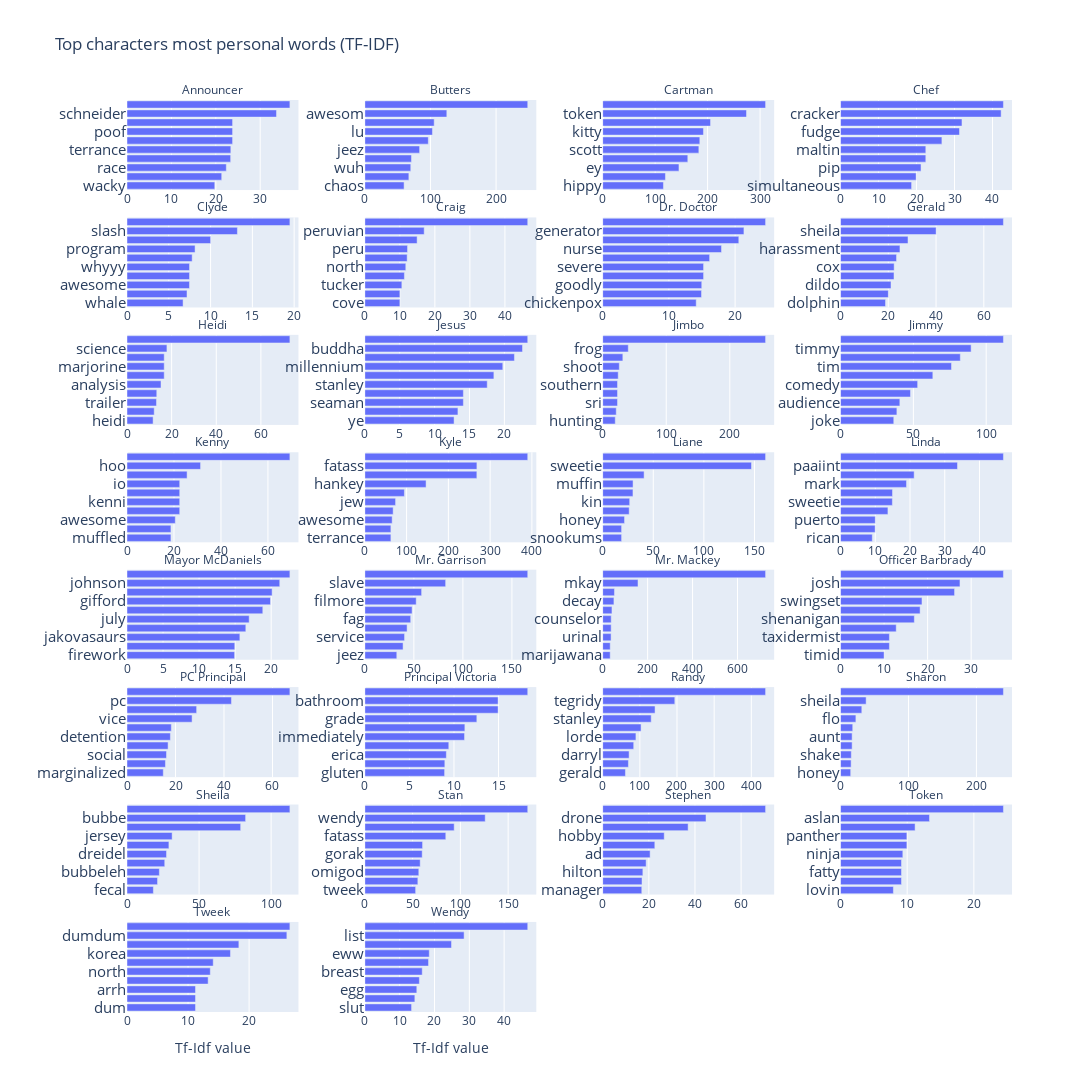

Notebook source saved alongside this figure:
### Code cell
plot_tfidf_data(tfidf_data_plot, col_wrap=4, col_spacing=0.075, height=2550, ticksize=15, width = 1450)

### Figure 1 — Plotly figure (JSON) as saved in the notebook; plotly's stock layout.template omitted (floating-point values rounded to 4 significant figures)
{"data": [{"alignmentgroup": "True", "hovertemplate": "speaker=Announcer<br>Tf-Idf value=%{x}<br>=%{y}<extra></extra>", "legendgroup": "", "marker": {"color": "#636efa", "pattern": {"shape": ""}}, "name": "", "offsetgroup": "", "orientation": "h", "showlegend": false, "textposition": "auto", "type": "bar", "x": [19.77, 21.33, 22.37, 23.35, 23.39, 23.78, 23.78, 23.78, 33.67, 36.69], "xaxis": "x29", "y": ["wacky", "coin", "race", "passenger", "terrance", "cheesy", "poof", "rob", "schneider", "derp"], "yaxis": "y29"}, {"alignmentgroup": "True", "hovertemplate": "speaker=Butters<br>Tf-Idf value=%{x}<br>=%{y}<extra></extra>", "legendgroup": "", "marker": {"color": "#636efa", "pattern": {"shape": ""}}, "name": "", "offsetgroup": "", "orientation": "h", "showlegend": false, "textposition": "auto", "type": "bar", "x": [59.81, 67.1, 70.0, 71.08, 83.48, 96.73, 103.0, 105.7, 125.0, 248.3], "xaxis": "x30", "y": ["chaos", "robot", "wuh", "bennigan", "jeez", "loo", "lu", "wiener", "awesom", "fella"], "yaxis": "y30"}, {"alignmentgroup": "True", "hovertemplate": "speaker=Cartman<br>Tf-Idf value=%{x}<br>=%{y}<extra></extra>", "legendgroup": "", "marker": {"color": "#636efa", "pattern": {"shape": ""}}, "name": "", "offsetgroup": "", "orientation": "h", "showlegend": false, "textposition": "auto", "type": "bar", "x": [115.8, 119.6, 145.4, 162.2, 183.3, 185.2, 192.1, 205.6, 274.1, 310.5], "xaxis": "x31", "y": ["hippy", "screw", "ey", "wendy", "scott", "heidi", "kitty", "awesome", "token", "jew"], "yaxis": "y31"}, {"alignmentgroup": "True", "hovertemplate": "speaker=Chef<br>Tf-Idf value=%{x}<br>=%{y}<extra></extra>", "legendgroup": "", "marker": {"color": "#636efa", "pattern": {"shape": ""}}, "name": "", "offsetgroup": "", "orientation": "h", "showlegend": false, "textposition": "auto", "type": "bar", "x": [18.7, 19.9, 21.19, 22.45, 22.45, 26.68, 31.31, 31.97, 42.28, 42.88], "xaxis": "x32", "y": ["simultaneous", "ritalin", "pip", "leonard", "maltin", "veronica", "fudge", "alien", "cracker", "flag"], "yaxis": "y32"}, {"alignmentgroup": "True", "hovertemplate": "speaker=Clyde<br>Tf-Idf value=%{x}<br>=%{y}<extra></extra>", "legendgroup": "", "marker": {"color": "#636efa", "pattern": {"shape": ""}}, "name": "", "offsetgroup": "", "orientation": "h", "showlegend": false, "textposition": "auto", "type": "bar", "x": [6.71, 7.18, 7.476, 7.482, 7.482, 7.796, 8.144, 10.01, 13.21, 19.49], "xaxis": "x25", "y": ["whale", "mall", "awesome", "owieeee", "whyyy", "birthday", "program", "talangar", "slash", "bebe"], "yaxis": "y25"}, {"alignmentgroup": "True", "hovertemplate": "speaker=Craig<br>Tf-Idf value=%{x}<br>=%{y}<extra></extra>", "legendgroup": "", "marker": {"color": "#636efa", "pattern": {"shape": ""}}, "name": "", "offsetgroup": "", "orientation": "h", "showlegend": false, "textposition": "auto", "type": "bar", "x": [10.01, 10.01, 10.57, 11.3, 11.69, 12.08, 12.19, 14.93, 16.95, 46.52], "xaxis": "x26", "y": ["cove", "urh", "tucker", "korea", "north", "sooo", "peru", "flute", "peruvian", "tweek"], "yaxis": "y26"}, {"alignmentgroup": "True", "hovertemplate": "speaker=Dr. Doctor<br>Tf-Idf value=%{x}<br>=%{y}<extra></extra>", "legendgroup": "", "marker": {"color": "#636efa", "pattern": {"shape": ""}}, "name": "", "offsetgroup": "", "orientation": "h", "showlegend": false, "textposition": "auto", "type": "bar", "x": [14.13, 14.93, 14.96, 15.24, 15.24, 16.15, 17.95, 20.56, 21.33, 24.6], "xaxis": "x27", "y": ["chickenpox", "patient", "goodly", "handkerchief", "severe", "brain", "nurse", "cancer", "generator", "anger"], "yaxis": "y27"}, {"alignmentgroup": "True", "hovertemplate": "speaker=Gerald<br>Tf-Idf value=%{x}<br>=%{y}<extra></extra>", "legendgroup": "", "marker": {"color": "#636efa", "pattern": {"shape": ""}}, "name": "", "offsetgroup": "", "orientation": "h", "showlegend": false, "textposition": "auto", "type": "bar", "x": [18.84, 20.01, 21.14, 22.39, 22.45, 23.45, 24.88, 28.24, 40.03, 68.2], "xaxis": "x28", "y": ["dolphin", "courtney", "dildo", "trolling", "cox", "troll", "harassment", "internet", "sheila", "ike"], "yaxis": "y28"}, {"alignmentgroup": "True", "hovertemplate": "speaker=Heidi<br>Tf-Idf value=%{x}<br>=%{y}<extra></extra>", "legendgroup": "", "marker": {"color": "#636efa", "pattern": {"shape": ""}}, "name": "", "offsetgroup": "", "orientation": "h", "showlegend": false, "textposition": "auto", "type": "bar", "x": [11.69, 12.19, 13.21, 13.34, 15.24, 16.68, 16.68, 16.68, 17.89, 72.99], "xaxis": "x21", "y": ["heidi", "vegan", "trailer", "snuggle", "analysis", "skewl", "marjorine", "emoji", "science", "babe"], "yaxis": "y21"}, {"alignmentgroup": "True", "hovertemplate": "speaker=Jesus<br>Tf-Idf value=%{x}<br>=%{y}<extra></extra>", "legendgroup": "", "marker": {"color": "#636efa", "pattern": {"shape": ""}}, "name": "", "offsetgroup": "", "orientation": "h", "showlegend": false, "textposition": "auto", "type": "bar", "x": [12.79, 13.34, 14.12, 14.12, 17.54, 18.5, 19.77, 21.44, 22.6, 23.35], "xaxis": "x22", "y": ["ye", "thou", "seaman", "prayer", "stanley", "yea", "millennium", "santa", "buddha", "caller"], "yaxis": "y22"}, {"alignmentgroup": "True", "hovertemplate": "speaker=Jimbo<br>Tf-Idf value=%{x}<br>=%{y}<extra></extra>", "legendgroup": "", "marker": {"color": "#636efa", "pattern": {"shape": ""}}, "name": "", "offsetgroup": "", "orientation": "h", "showlegend": false, "textposition": "auto", "type": "bar", "x": [19.77, 21.33, 23.35, 23.35, 23.35, 24.43, 26.17, 31.71, 40.26, 256.3], "xaxis": "x23", "y": ["hunting", "nephew", "sri", "lanka", "southern", "mexican", "shoot", "staring", "frog", "ned"], "yaxis": "y23"}, {"alignmentgroup": "True", "hovertemplate": "speaker=Jimmy<br>Tf-Idf value=%{x}<br>=%{y}<extra></extra>", "legendgroup": "", "marker": {"color": "#636efa", "pattern": {"shape": ""}}, "name": "", "offsetgroup": "", "orientation": "h", "showlegend": false, "textposition": "auto", "type": "bar", "x": [36.55, 38.69, 40.72, 48.02, 52.94, 63.37, 76.19, 82.24, 89.66, 111.8], "xaxis": "x24", "y": ["joke", "award", "audience", "crippled", "comedy", "ch", "tim", "ad", "timmy", "fella"], "yaxis": "y24"}, {"alignmentgroup": "True", "hovertemplate": "speaker=Kenny<br>Tf-Idf value=%{x}<br>=%{y}<extra></extra>", "legendgroup": "", "marker": {"color": "#636efa", "pattern": {"shape": ""}}, "name": "", "offsetgroup": "", "orientation": "h", "showlegend": false, "textposition": "auto", "type": "bar", "x": [18.7, 18.7, 20.56, 22.45, 22.45, 22.45, 22.45, 25.58, 31.31, 69.34], "xaxis": "x17", "y": ["muffled", "purincessu", "awesome", "te", "kenni", "quack", "io", "woo", "hoo", "woohoo"], "yaxis": "y17"}, {"alignmentgroup": "True", "hovertemplate": "speaker=Kyle<br>Tf-Idf value=%{x}<br>=%{y}<extra></extra>", "legendgroup": "", "marker": {"color": "#636efa", "pattern": {"shape": ""}}, "name": "", "offsetgroup": "", "orientation": "h", "showlegend": false, "textposition": "auto", "type": "bar", "x": [62.37, 62.37, 65.42, 67.79, 73.59, 94.7, 146.6, 268.2, 268.3, 390.0], "xaxis": "x18", "y": ["terrance", "phillip", "awesome", "yummy", "jew", "bastard", "hankey", "dreidel", "fatass", "ike"], "yaxis": "y18"}, {"alignmentgroup": "True", "hovertemplate": "speaker=Liane<br>Tf-Idf value=%{x}<br>=%{y}<extra></extra>", "legendgroup": "", "marker": {"color": "#636efa", "pattern": {"shape": ""}}, "name": "", "offsetgroup": "", "orientation": "h", "showlegend": false, "textposition": "auto", "type": "bar", "x": [18.7, 18.7, 21.6, 26.19, 26.68, 29.93, 30.02, 40.93, 147.1, 161.0], "xaxis": "x19", "y": ["snookums", "poopsie", "honey", "tsst", "kin", "poopsiekins", "muffin", "mommy", "sweetie", "hon"], "yaxis": "y19"}, {"alignmentgroup": "True", "hovertemplate": "speaker=Linda<br>Tf-Idf value=%{x}<br>=%{y}<extra></extra>", "legendgroup": "", "marker": {"color": "#636efa", "pattern": {"shape": ""}}, "name": "", "offsetgroup": "", "orientation": "h", "showlegend": false, "textposition": "auto", "type": "bar", "x": [9.143, 9.968, 10.01, 13.64, 14.92, 14.96, 18.99, 21.19, 33.67, 46.89], "xaxis": "x20", "y": ["rican", "daddy", "puerto", "mommy", "sweetie", "eeeek", "mark", "chris", "paaiint", "stephen"], "yaxis": "y20"}, {"alignmentgroup": "True", "hovertemplate": "speaker=Mayor McDaniels<br>Tf-Idf value=%{x}<br>=%{y}<extra></extra>", "legendgroup": "", "marker": {"color": "#636efa", "pattern": {"shape": ""}}, "name": "", "offsetgroup": "", "orientation": "h", "showlegend": false, "textposition": "auto", "type": "bar", "x": [14.93, 14.95, 15.66, 16.48, 16.95, 18.84, 19.9, 20.13, 21.19, 22.6], "xaxis": "x13", "y": ["firework", "fourth", "jakovasaurs", "twin", "july", "kathie", "gifford", "lee", "johnson", "conjoined"], "yaxis": "y13"}, {"alignmentgroup": "True", "hovertemplate": "speaker=Mr. Garrison<br>Tf-Idf value=%{x}<br>=%{y}<extra></extra>", "legendgroup": "", "marker": {"color": "#636efa", "pattern": {"shape": ""}}, "name": "", "offsetgroup": "", "orientation": "h", "showlegend": false, "textposition": "auto", "type": "bar", "x": [32.58, 38.98, 40.5, 43.08, 46.78, 48.18, 52.37, 57.91, 82.41, 166.1], "xaxis": "x14", "y": ["jeez", "stanley", "service", "vote", "fag", "seat", "filmore", "twig", "slave", "hat"], "yaxis": "y14"}, {"alignmentgroup": "True", "hovertemplate": "speaker=Mr. Mackey<br>Tf-Idf value=%{x}<br>=%{y}<extra></extra>", "legendgroup": "", "marker": {"color": "#636efa", "pattern": {"shape": ""}}, "name": "", "offsetgroup": "", "orientation": "h", "showlegend": false, "textposition": "auto", "type": "bar", "x": [33.35, 33.52, 37.32, 37.67, 37.97, 41.28, 50.03, 52.37, 157.1, 724.9], "xaxis": "x15", "y": ["marijawana", "intellilink", "urinal", "tooth", "counselor", "hm", "decay", "uhkay", "mkay", "kay"], "yaxis": "y15"}, {"alignmentgroup": "True", "hovertemplate": "speaker=Officer Barbrady<br>Tf-Idf value=%{x}<br>=%{y}<extra></extra>", "legendgroup": "", "marker": {"color": "#636efa", "pattern": {"shape": ""}}, "name": "", "offsetgroup": "", "orientation": "h", "showlegend": false, "textposition": "auto", "type": "bar", "x": [10.01, 11.22, 11.22, 12.79, 16.95, 18.28, 18.7, 26.19, 27.43, 37.41], "xaxis": "x16", "y": ["timid", "deputy", "taxidermist", "blue", "shenanigan", "toilet", "swingset", "depository", "josh", "nunur"], "yaxis": "y16"}, {"alignmentgroup": "True", "hovertemplate": "speaker=PC Principal<br>Tf-Idf value=%{x}<br>=%{y}<extra></extra>", "legendgroup": "", "marker": {"color": "#636efa", "pattern": {"shape": ""}}, "name": "", "offsetgroup": "", "orientation": "h", "showlegend": false, "textposition": "auto", "type": "bar", "x": [14.96, 15.85, 16.29, 16.95, 17.89, 18.29, 26.84, 28.72, 43.08, 67.18], "xaxis": "x9", "y": ["marginalized", "disability", "social", "shaming", "detention", "privilege", "vice", "strong", "pc", "bro"], "yaxis": "y9"}, {"alignmentgroup": "True", "hovertemplate": "speaker=Principal Victoria<br>Tf-Idf value=%{x}<br>=%{y}<extra></extra>", "legendgroup": "", "marker": {"color": "#636efa", "pattern": {"shape": ""}}, "name": "", "offsetgroup": "", "orientation": "h", "showlegend": false, "textposition": "auto", "type": "bar", "x": [8.947, 8.975, 9.143, 9.418, 11.18, 11.22, 12.56, 14.95, 14.95, 18.28], "xaxis": "x10", "y": ["gluten", "board", "erica", "nelson", "immediately", "dawkins", "grade", "cancer", "bathroom", "office"], "yaxis": "y10"}, {"alignmentgroup": "True", "hovertemplate": "speaker=Randy<br>Tf-Idf value=%{x}<br>=%{y}<extra></extra>", "legendgroup": "", "marker": {"color": "#636efa", "pattern": {"shape": ""}}, "name": "", "offsetgroup": "", "orientation": "h", "showlegend": false, "textposition": "auto", "type": "bar", "x": [61.22, 69.23, 71.08, 83.48, 89.47, 103.3, 130.6, 140.9, 194.1, 438.4], "xaxis": "x11", "y": ["gerald", "china", "darryl", "farm", "lorde", "weed", "stanley", "shelly", "tegridy", "sharon"], "yaxis": "y11"}, {"alignmentgroup": "True", "hovertemplate": "speaker=Sharon<br>Tf-Idf value=%{x}<br>=%{y}<extra></extra>", "legendgroup": "", "marker": {"color": "#636efa", "pattern": {"shape": ""}}, "name": "", "offsetgroup": "", "orientation": "h", "showlegend": false, "textposition": "auto", "type": "bar", "x": [14.95, 15.59, 15.85, 17.05, 17.05, 17.95, 22.6, 31.31, 37.67, 239.7], "xaxis": "x12", "y": ["honey", "mommy", "shake", "sweetie", "aunt", "dream", "flo", "shelly", "sheila", "stanley"], "yaxis": "y12"}, {"alignmentgroup": "True", "hovertemplate": "speaker=Sheila<br>Tf-Idf value=%{x}<br>=%{y}<extra></extra>", "legendgroup": "", "marker": {"color": "#636efa", "pattern": {"shape": ""}}, "name": "", "offsetgroup": "", "orientation": "h", "showlegend": false, "textposition": "auto", "type": "bar", "x": [18.29, 21.19, 22.45, 26.19, 27.43, 29.08, 31.31, 78.86, 82.3, 113.0], "xaxis": "x5", "y": ["fecal", "twin", "bubbeleh", "whatwhatwhaaat", "dreidel", "sharon", "jersey", "ike", "bubbe", "gerald"], "yaxis": "y5"}, {"alignmentgroup": "True", "hovertemplate": "speaker=Stan<br>Tf-Idf value=%{x}<br>=%{y}<extra></extra>", "legendgroup": "", "marker": {"color": "#636efa", "pattern": {"shape": ""}}, "name": "", "offsetgroup": "", "orientation": "h", "showlegend": false, "textposition": "auto", "type": "bar", "x": [53.16, 55.49, 56.49, 57.94, 60.04, 60.42, 84.74, 93.52, 126.0, 170.5], "xaxis": "x6", "y": ["tweek", "manbearpig", "omigod", "awesome", "gorak", "timmy", "fatass", "sparky", "wendy", "grandpa"], "yaxis": "y6"}, {"alignmentgroup": "True", "hovertemplate": "speaker=Stephen<br>Tf-Idf value=%{x}<br>=%{y}<extra></extra>", "legendgroup": "", "marker": {"color": "#636efa", "pattern": {"shape": ""}}, "name": "", "offsetgroup": "", "orientation": "h", "showlegend": false, "textposition": "auto", "type": "bar", "x": [16.95, 17.05, 17.42, 18.84, 20.56, 22.6, 26.68, 37.03, 44.79, 70.61], "xaxis": "x7", "y": ["manager", "amazon", "hilton", "gerald", "ad", "handicar", "hobby", "grounded", "drone", "linda"], "yaxis": "y7"}, {"alignmentgroup": "True", "hovertemplate": "speaker=Token<br>Tf-Idf value=%{x}<br>=%{y}<extra></extra>", "legendgroup": "", "marker": {"color": "#636efa", "pattern": {"shape": ""}}, "name": "", "offsetgroup": "", "orientation": "h", "showlegend": false, "textposition": "auto", "type": "bar", "x": [7.927, 9.143, 9.143, 9.143, 9.345, 9.952, 9.952, 11.18, 13.34, 24.43], "xaxis": "x8", "y": ["lovin", "bass", "fatty", "documentary", "ninja", "boo", "panther", "lion", "aslan", "rich"], "yaxis": "y8"}, {"alignmentgroup": "True", "hovertemplate": "speaker=Tweek<br>Tf-Idf value=%{x}<br>=%{y}<extra></extra>", "legendgroup": "", "marker": {"color": "#636efa", "pattern": {"shape": ""}}, "name": "", "offsetgroup": "", "orientation": "h", "showlegend": false, "textposition": "auto", "type": "bar", "x": [11.22, 11.22, 11.22, 13.29, 13.64, 14.12, 16.95, 18.32, 26.19, 26.68], "xaxis": "x", "y": ["dum", "dumdumdum", "arrh", "hat", "north", "underpants", "korea", "pressure", "dumdum", "rrrr"], "yaxis": "y"}, {"alignmentgroup": "True", "hovertemplate": "speaker=Wendy<br>Tf-Idf value=%{x}<br>=%{y}<extra></extra>", "legendgroup": "", "marker": {"color": "#636efa", "pattern": {"shape": ""}}, "name": "", "offsetgroup": "", "orientation": "h", "showlegend": false, "textposition": "auto", "type": "bar", "x": [13.42, 14.36, 14.92, 15.66, 16.48, 18.29, 18.5, 24.88, 28.51, 46.78], "xaxis": "x2", "y": ["slut", "vote", "egg", "ellen", "breast", "smurfs", "eww", "lisa", "list", "bebe"], "yaxis": "y2"}], "layout": {"annotations": [{"font": {}, "showarrow": false, "text": "Tweek", "x": 0.09688, "xanchor": "center", "xref": "paper", "y": 0.09875, "yanchor": "bottom", "yref": "paper"}, {"font": {}, "showarrow": false, "text": "Wendy", "x": 0.3656, "xanchor": "center", "xref": "paper", "y": 0.09875, "yanchor": "bottom", "yref": "paper"}, {"font": {}, "showarrow": false, "text": "Sheila", "x": 0.09688, "xanchor": "center", "xref": "paper", "y": 0.2275, "yanchor": "bottom", "yref": "paper"}, {"font": {}, "showarrow": false, "text": "Stan", "x": 0.3656, "xanchor": "center", "xref": "paper", "y": 0.2275, "yanchor": "bottom", "yref": "paper"}, {"font": {}, "showarrow": false, "text": "Stephen", "x": 0.6344, "xanchor": "center", "xref": "paper", "y": 0.2275, "yanchor": "bottom", "yref": "paper"}, {"font": {}, "showarrow": false, "text": "Token", "x": 0.9031, "xanchor": "center", "xref": "paper", "y": 0.2275, "yanchor": "bottom", "yref": "paper"}, {"font": {}, "showarrow": false, "text": "PC Principal", "x": 0.09688, "xanchor": "center", "xref": "paper", "y": 0.3563, "yanchor": "bottom", "yref": "paper"}, {"font": {}, "showarrow": false, "text": "Principal Victoria", "x": 0.3656, "xanchor": "center", "xref": "paper", "y": 0.3563, "yanchor": "bottom", "yref": "paper"}, {"font": {}, "showarrow": false, "text": "Randy", "x": 0.6344, "xanchor": "center", "xref": "paper", "y": 0.3563, "yanchor": "bottom", "yref": "paper"}, {"font": {}, "showarrow": false, "text": "Sharon", "x": 0.9031, "xanchor": "center", "xref": "paper", "y": 0.3563, "yanchor": "bottom", "yref": "paper"}, {"font": {}, "showarrow": false, "text": "Mayor McDaniels", "x": 0.09688, "xanchor": "center", "xref": "paper", "y": 0.485, "yanchor": "bottom", "yref": "paper"}, {"font": {}, "showarrow": false, "text": "Mr. Garrison", "x": 0.3656, "xanchor": "center", "xref": "paper", "y": 0.485, "yanchor": "bottom", "yref": "paper"}, {"font": {}, "showarrow": false, "text": "Mr. Mackey", "x": 0.6344, "xanchor": "center", "xref": "paper", "y": 0.485, "yanchor": "bottom", "yref": "paper"}, {"font": {}, "showarrow": false, "text": "Officer Barbrady", "x": 0.9031, "xanchor": "center", "xref": "paper", "y": 0.485, "yanchor": "bottom", "yref": "paper"}, {"font": {}, "showarrow": false, "text": "Kenny", "x": 0.09688, "xanchor": "center", "xref": "paper", "y": 0.6138, "yanchor": "bottom", "yref": "paper"}, {"font": {}, "showarrow": false, "text": "Kyle", "x": 0.3656, "xanchor": "center", "xref": "paper", "y": 0.6138, "yanchor": "bottom", "yref": "paper"}, {"font": {}, "showarrow": false, "text": "Liane", "x": 0.6344, "xanchor": "center", "xref": "paper", "y": 0.6138, "yanchor": "bottom", "yref": "paper"}, {"font": {}, "showarrow": false, "text": "Linda", "x": 0.9031, "xanchor": "center", "xref": "paper", "y": 0.6138, "yanchor": "bottom", "yref": "paper"}, {"font": {}, "showarrow": false, "text": "Heidi", "x": 0.09688, "xanchor": "center", "xref": "paper", "y": 0.7425, "yanchor": "bottom", "yref": "paper"}, {"font": {}, "showarrow": false, "text": "Jesus", "x": 0.3656, "xanchor": "center", "xref": "paper", "y": 0.7425, "yanchor": "bottom", "yref": "paper"}, {"font": {}, "showarrow": false, "text": "Jimbo", "x": 0.6344, "xanchor": "center", "xref": "paper", "y": 0.7425, "yanchor": "bottom", "yref": "paper"}, {"font": {}, "showarrow": false, "text": "Jimmy", "x": 0.9031, "xanchor": "center", "xref": "paper", "y": 0.7425, "yanchor": "bottom", "yref": "paper"}, {"font": {}, "showarrow": false, "text": "Clyde", "x": 0.09688, "xanchor": "center", "xref": "paper", "y": 0.8712, "yanchor": "bottom", "yref": "paper"}, {"font": {}, "showarrow": false, "text": "Craig", "x": 0.3656, "xanchor": "center", "xref": "paper", "y": 0.8712, "yanchor": "bottom", "yref": "paper"}, {"font": {}, "showarrow": false, "text": "Dr. Doctor", "x": 0.6344, "xanchor": "center", "xref": "paper", "y": 0.8712, "yanchor": "bottom", "yref": "paper"}, {"font": {}, "showarrow": false, "text": "Gerald", "x": 0.9031, "xanchor": "center", "xref": "paper", "y": 0.8712, "yanchor": "bottom", "yref": "paper"}, {"font": {}, "showarrow": false, "text": "Announcer", "x": 0.09688, "xanchor": "center", "xref": "paper", "y": 1, "yanchor": "bottom", "yref": "paper"}, {"font": {}, "showarrow": false, "text": "Butters", "x": 0.3656, "xanchor": "center", "xref": "paper", "y": 1, "yanchor": "bottom", "yref": "paper"}, {"font": {}, "showarrow": false, "text": "Cartman", "x": 0.6344, "xanchor": "center", "xref": "paper", "y": 1, "yanchor": "bottom", "yref": "paper"}, {"font": {}, "showarrow": false, "text": "Chef", "x": 0.9031, "xanchor": "center", "xref": "paper", "y": 1, "yanchor": "bottom", "yref": "paper"}], "barmode": "relative", "height": 2550, "legend": {"tracegroupgap": 0}, "showlegend": false, "title": {"text": "Top characters most personal words (TF-IDF)"}, "width": 1450, "xaxis": {"anchor": "y", "domain": [0, 0.1938], "showticklabels": true, "title": {"text": "Tf-Idf value"}}, "xaxis10": {"anchor": "y10", "domain": [0.2687, 0.4625], "showticklabels": true}, "xaxis11": {"anchor": "y11", "domain": [0.5375, 0.7312], "showticklabels": true}, "xaxis12": {"anchor": "y12", "domain": [0.8063, 1], "showticklabels": true}, "xaxis13": {"anchor": "y13", "domain": [0, 0.1938], "showticklabels": true}, "xaxis14": {"anchor": "y14", "domain": [0.2687, 0.4625], "showticklabels": true}, "xaxis15": {"anchor": "y15", "domain": [0.5375, 0.7312], "showticklabels": true}, "xaxis16": {"anchor": "y16", "domain": [0.8063, 1], "showticklabels": true}, "xaxis17": {"anchor": "y17", "domain": [0, 0.1938], "showticklabels": true}, "xaxis18": {"anchor": "y18", "domain": [0.2687, 0.4625], "showticklabels": true}, "xaxis19": {"anchor": "y19", "domain": [0.5375, 0.7312], "showticklabels": true}, "xaxis2": {"anchor": "y2", "domain": [0.2687, 0.4625], "showticklabels": true, "title": {"text": "Tf-Idf value"}}, "xaxis20": {"anchor": "y20", "domain": [0.8063, 1], "showticklabels": true}, "xaxis21": {"anchor": "y21", "domain": [0, 0.1938], "showticklabels": true}, "xaxis22": {"anchor": "y22", "domain": [0.2687, 0.4625], "showticklabels": true}, "xaxis23": {"anchor": "y23", "domain": [0.5375, 0.7312], "showticklabels": true}, "xaxis24": {"anchor": "y24", "domain": [0.8063, 1], "showticklabels": true}, "xaxis25": {"anchor": "y25", "domain": [0, 0.1938], "showticklabels": true}, "xaxis26": {"anchor": "y26", "domain": [0.2687, 0.4625], "showticklabels": true}, "xaxis27": {"anchor": "y27", "domain": [0.5375, 0.7312], "showticklabels": true}, "xaxis28": {"anchor": "y28", "domain": [0.8063, 1], "showticklabels": true}, "xaxis29": {"anchor": "y29", "domain": [0, 0.1938], "showticklabels": true}, "xaxis3": {"anchor": "y3", "domain": [0.5375, 0.7312], "showticklabels": true, "title": {"text": "Tf-Idf value"}}, "xaxis30": {"anchor": "y30", "domain": [0.2687, 0.4625], "showticklabels": true}, "xaxis31": {"anchor": "y31", "domain": [0.5375, 0.7312], "showticklabels": true}, "xaxis32": {"anchor": "y32", "domain": [0.8063, 1], "showticklabels": true}, "xaxis4": {"anchor": "y4", "domain": [0.8063, 1], "showticklabels": true, "title": {"text": "Tf-Idf value"}}, "xaxis5": {"anchor": "y5", "domain": [0, 0.1938], "showticklabels": true}, "xaxis6": {"anchor": "y6", "domain": [0.2687, 0.4625], "showticklabels": true}, "xaxis7": {"anchor": "y7", "domain": [0.5375, 0.7312], "showticklabels": true}, "xaxis8": {"anchor": "y8", "domain": [0.8063, 1], "showticklabels": true}, "xaxis9": {"anchor": "y9", "domain": [0, 0.1938], "showticklabels": true}, "yaxis": {"anchor": "x", "domain": [0, 0.09875], "showticklabels": true, "tickfont": {"size": 15}, "title": {"text": ""}}, "yaxis10": {"anchor": "x10", "domain": [0.2575, 0.3563], "showticklabels": true, "tickfont": {"size": 15}}, "yaxis11": {"anchor": "x11", "domain": [0.2575, 0.3563], "showticklabels": true, "tickfont": {"size": 15}}, "yaxis12": {"anchor": "x12", "domain": [0.2575, 0.3563], "showticklabels": true, "tickfont": {"size": 15}}, "yaxis13": {"anchor": "x13", "domain": [0.3862, 0.485], "showticklabels": true, "tickfont": {"size": 15}, "title": {"text": ""}}, "yaxis14": {"anchor": "x14", "domain": [0.3862, 0.485], "showticklabels": true, "tickfont": {"size": 15}}, "yaxis15": {"anchor": "x15", "domain": [0.3862, 0.485], "showticklabels": true, "tickfont": {"size": 15}}, "yaxis16": {"anchor": "x16", "domain": [0.3862, 0.485], "showticklabels": true, "tickfont": {"size": 15}}, "yaxis17": {"anchor": "x17", "domain": [0.515, 0.6138], "showticklabels": true, "tickfont": {"size": 15}, "title": {"text": ""}}, "yaxis18": {"anchor": "x18", "domain": [0.515, 0.6138], "showticklabels": true, "tickfont": {"size": 15}}, "yaxis19": {"anchor": "x19", "domain": [0.515, 0.6138], "showticklabels": true, "tickfont": {"size": 15}}, "yaxis2": {"anchor": "x2", "domain": [0, 0.09875], "showticklabels": true, "tickfont": {"size": 15}}, "yaxis20": {"anchor": "x20", "domain": [0.515, 0.6138], "showticklabels": true, "tickfont": {"size": 15}}, "yaxis21": {"anchor": "x21", "domain": [0.6438, 0.7425], "showticklabels": true, "tickfont": {"size": 15}, "title": {"text": ""}}, "yaxis22": {"anchor": "x22", "domain": [0.6438, 0.7425], "showticklabels": true, "tickfont": {"size": 15}}, "yaxis23": {"anchor": "x23", "domain": [0.6438, 0.7425], "showticklabels": true, "tickfont": {"size": 15}}, "yaxis24": {"anchor": "x24", "domain": [0.6438, 0.7425], "showticklabels": true, "tickfont": {"size": 15}}, "yaxis25": {"anchor": "x25", "domain": [0.7725, 0.8712], "showticklabels": true, "tickfont": {"size": 15}, "title": {"text": ""}}, "yaxis26": {"anchor": "x26", "domain": [0.7725, 0.8712], "showticklabels": true, "tickfont": {"size": 15}}, "yaxis27": {"anchor": "x27", "domain": [0.7725, 0.8712], "showticklabels": true, "tickfont": {"size": 15}}, "yaxis28": {"anchor": "x28", "domain": [0.7725, 0.8712], "showticklabels": true, "tickfont": {"size": 15}}, "yaxis29": {"anchor": "x29", "domain": [0.9012, 1], "showticklabels": true, "tickfont": {"size": 15}, "title": {"text": ""}}, "yaxis3": {"anchor": "x3", "domain": [0, 0.09875], "showticklabels": true, "tickfont": {"size": 15}}, "yaxis30": {"anchor": "x30", "domain": [0.9012, 1], "showticklabels": true, "tickfont": {"size": 15}}, "yaxis31": {"anchor": "x31", "domain": [0.9012, 1], "showticklabels": true, "tickfont": {"size": 15}}, "yaxis32": {"anchor": "x32", "domain": [0.9012, 1], "showticklabels": true, "tickfont": {"size": 15}}, "yaxis4": {"anchor": "x4", "domain": [0, 0.09875], "showticklabels": true, "tickfont": {"size": 15}}, "yaxis5": {"anchor": "x5", "domain": [0.1288, 0.2275], "showticklabels": true, "tickfont": {"size": 15}, "title": {"text": ""}}, "yaxis6": {"anchor": "x6", "domain": [0.1288, 0.2275], "showticklabels": true, "tickfont": {"size": 15}}, "yaxis7": {"anchor": "x7", "domain": [0.1288, 0.2275], "showticklabels": true, "tickfont": {"size": 15}}, "yaxis8": {"anchor": "x8", "domain": [0.1288, 0.2275], "showticklabels": true, "tickfont": {"size": 15}}, "yaxis9": {"anchor": "x9", "domain": [0.2575, 0.3563], "showticklabels": true, "tickfont": {"size": 15}, "title": {"text": ""}}}}
